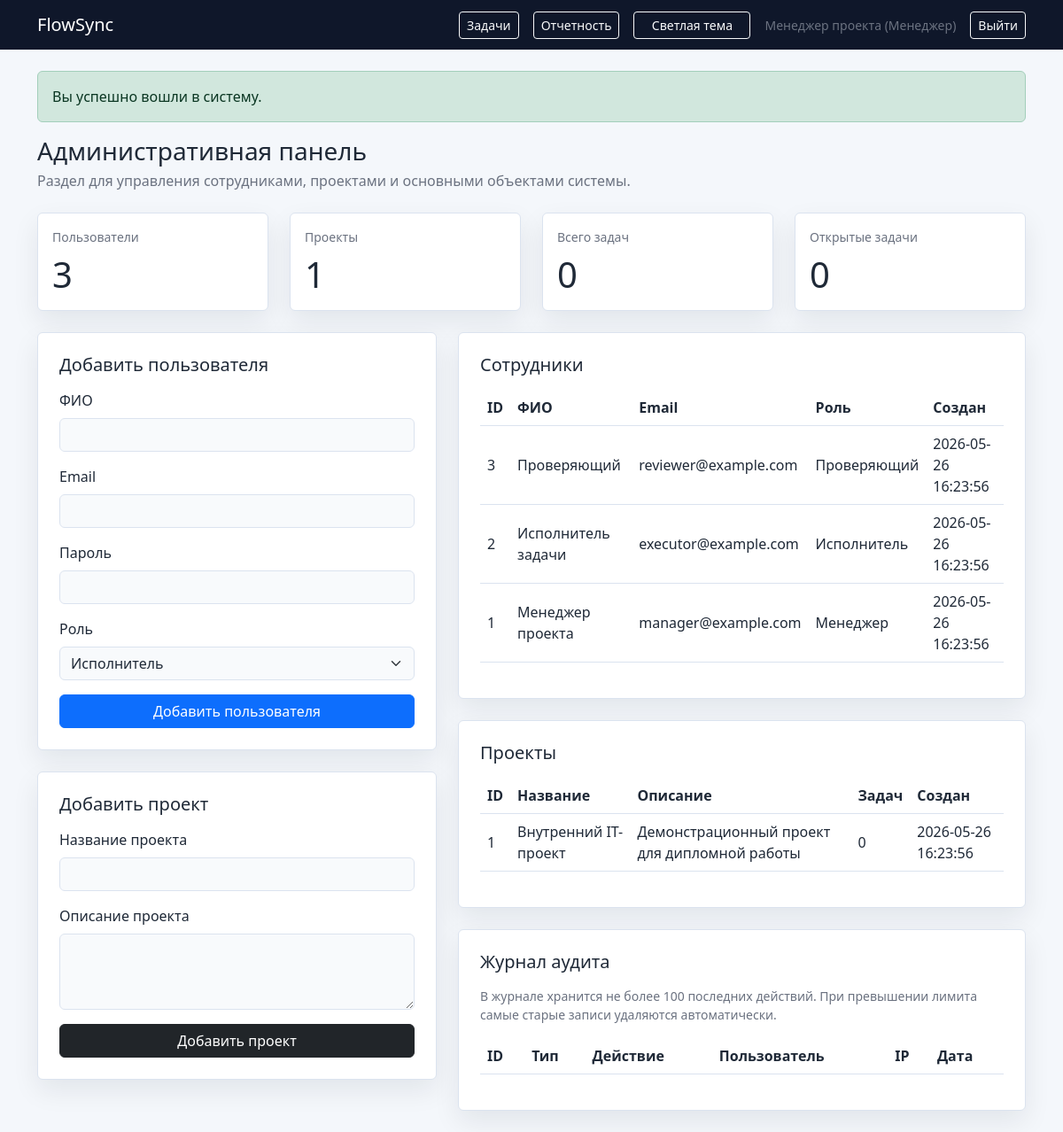
/htdocs/admin.php (signed in), run on the app's committed database.
### tables this page shows
CREATE TABLE IF NOT EXISTS users (
    id INT UNSIGNED AUTO_INCREMENT PRIMARY KEY,
    full_name VARCHAR(150) NOT NULL,
    email VARCHAR(150) NOT NULL UNIQUE,
    password_hash VARCHAR(255) NOT NULL,
    role ENUM('manager', 'executor', 'reviewer') NOT NULL,
    created_at TIMESTAMP DEFAULT CURRENT_TIMESTAMP
);

CREATE TABLE IF NOT EXISTS projects (
    id INT UNSIGNED AUTO_INCREMENT PRIMARY KEY,
    name VARCHAR(150) NOT NULL,
    description TEXT NULL,
    created_at TIMESTAMP DEFAULT CURRENT_TIMESTAMP
);

### includes/config.php (called while the page is built, shortened)
<?php
$config = [
    'local' => [
        'app_name' => 'FlowSync',
        'base_url' => 'http://localhost/diplom/htdocs',
        'db' => [
            'host' => '127.0.0.1',
            'port' => '3306',
            'dbname' => 'diplom_tasks',
            'username' => 'root',
            'password' => '',
            'charset' => 'utf8mb4',
        ],
    ],
    'production' => [
        'app_name' => 'FlowSync',
        'base_url' => 'https://artifex123insanis.cloudpub.ru',
        'db' => [
            'host' => 'localhost',
            'port' => '3306',
            'dbname' => 'cloudpub_db_name',
            'username' => 'cloudpub_db_user',
            'password' => 'cloudpub_db_password',
            'charset' => 'utf8mb4',
        ],
    ],
];
return $config[ENV_TYPE];

### includes/db.php (called while the page is built, shortened)
<?php
$appConfig = require __DIR__ . '/config.php';

### includes/auth.php (called while the page is built, shortened)
<?php
function getCurrentUser(): ?array
{
    return $_SESSION['user'] ?? null;
}
function getRoleLabel(string $role): string
{
    $labels = [
        'manager' => 'Менеджер',
        'executor' => 'Исполнитель',
        'reviewer' => 'Проверяющий',
    ];
    return $labels[$role] ?? $role;
}
function getFlashMessage(string $type): ?string
{
    $key = 'flash_' . $type;
    if (!isset($_SESSION[$key])) {
        return null;
    }
    $message = $_SESSION[$key];
    return $message;
}

### includes/admin.php (called while the page is built, shortened)
<?php
function getAdminStats(PDO $pdo): array
{
    return [
        'users_count' => (int) $pdo->query('SELECT COUNT(*) FROM users')->fetchColumn(),
        'projects_count' => (int) $pdo->query('SELECT COUNT(*) FROM projects')->fetchColumn(),
        'tasks_count' => (int) $pdo->query('SELECT COUNT(*) FROM tasks')->fetchColumn(),
        'open_tasks_count' => (int) $pdo->query("SELECT COUNT(*) FROM tasks WHERE status <> 'closed'")->fetchColumn(),
    ];
}
function getAllUsers(PDO $pdo): array
{
    return $pdo->query('SELECT id, full_name, email, role, created_at FROM users ORDER BY created_at DESC, id DESC')->fetchAll();
}
function getAllProjects(PDO $pdo): array
{
    $sql = '
        SELECT
            p.id,
            p.name,
            p.description,
            p.created_at,
            COUNT(t.id) AS tasks_count
        FROM projects p
        LEFT JOIN tasks t ON t.project_id = p.id
        GROUP BY p.id, p.name, p.description, p.created_at
        ORDER BY p.created_at DESC, p.id DESC
    ';
    return $pdo->query($sql)->fetchAll();
}

### htdocs/admin.php (the view, shortened to what this page needs)
<?php
require_once __DIR__ . '/../includes/auth.php';
require_once __DIR__ . '/../includes/tasks.php';
require_once __DIR__ . '/../includes/admin.php';
$currentUser = getCurrentUser();
$successMessage = getFlashMessage('success');
$userFormData = [
    'full_name' => '',
    'email' => '',
    'password' => '',
    'role' => 'executor',
];
$projectFormData = [
    'name' => '',
    'description' => '',
];
$stats = getAdminStats($pdo);
$users = getAllUsers($pdo);
$projects = getAllProjects($pdo);
?>
<!DOCTYPE html>
<html lang="ru">
<head>
    <link rel="stylesheet" href="https://cdn.jsdelivr.net/npm/bootstrap@5.3.3/dist/css/bootstrap.min.css">
    <link rel="stylesheet" href="../assets/app.css">
</head>
<body class="app-body">
    <nav class="navbar navbar-expand-lg navbar-dark app-navbar">
        <div class="container">
            <a href="dashboard.php" class="navbar-brand text-decoration-none"><?php echo htmlspecialchars($appConfig['app_name']); ?></a>
            <div class="ms-auto d-flex align-items-center gap-3">
                <a href="tasks.php" class="btn btn-outline-light btn-sm">Задачи</a>
                <a href="reports.php" class="btn btn-outline-light btn-sm">Отчетность</a>
                <button type="button" class="btn btn-outline-light btn-sm theme-toggle" data-theme-toggle>
                    <span data-theme-label class="theme-toggle-label">Светлая тема</span>
                </button>
                <span class="text-white-50 small">
                    <?php echo htmlspecialchars($currentUser['full_name']); ?>
                    (<?php echo htmlspecialchars(getRoleLabel($currentUser['role'])); ?>)
                </span>
                <a href="logout.php" class="btn btn-outline-light btn-sm">Выйти</a>
            </div>
        </div>
    </nav>
    <div class="container py-4">
        <?php if ($successMessage !== null): ?>
            <div class="alert alert-success"><?php echo htmlspecialchars($successMessage); ?></div>
        <?php endif; ?>
        <div class="mb-4">
            <h1 class="h3 mb-1">Административная панель</h1>
            <p class="text-muted mb-0">Раздел для управления сотрудниками, проектами и основными объектами системы.</p>
        </div>
        <div class="row g-4 mb-4">
            <div class="col-md-3"><div class="card border-0 h-100"><div class="card-body"><div class="text-muted small mb-2">Пользователи</div><div class="display-6"><?php echo $stats['users_count']; ?></div></div></div></div>
            <div class="col-md-3"><div class="card border-0 h-100"><div class="card-body"><div class="text-muted small mb-2">Проекты</div><div class="display-6"><?php echo $stats['projects_count']; ?></div></div></div></div>
            <div class="col-md-3"><div class="card border-0 h-100"><div class="card-body"><div class="text-muted small mb-2">Всего задач</div><div class="display-6"><?php echo $stats['tasks_count']; ?></div></div></div></div>
            <div class="col-md-3"><div class="card border-0 h-100"><div class="card-body"><div class="text-muted small mb-2">Открытые задачи</div><div class="display-6"><?php echo $stats['open_tasks_count']; ?></div></div></div></div>
        </div>
        <div class="row g-4">
            <div class="col-lg-5">
                <div class="card border-0 mb-4">
                    <div class="card-body p-4">
                        <h2 class="h5 mb-3">Добавить пользователя</h2>
                        <form method="post">
                            <div class="mb-3"><label for="full_name" class="form-label">ФИО</label><input type="text" class="form-control" id="full_name" name="full_name" value="<?php echo htmlspecialchars($userFormData['full_name']); ?>"></div>
                            <div class="mb-3"><label for="email" class="form-label">Email</label><input type="email" class="form-control" id="email" name="email" value="<?php echo htmlspecialchars($userFormData['email']); ?>"></div>
                            <div class="mb-3"><label for="password" class="form-label">Пароль</label><input type="text" class="form-control" id="password" name="password" value="<?php echo htmlspecialchars($userFormData['password']); ?>"></div>
                            <div class="mb-3">
                                <label for="role" class="form-label">Роль</label>
                                <select class="form-select" id="role" name="role">
                                    <option value="executor" <?php echo $userFormData['role'] === 'executor' ? 'selected' : ''; ?>>Исполнитель</option>
                                </select>
                            </div>
                            <button type="submit" class="btn btn-primary w-100">Добавить пользователя</button>
                        </form>
                    </div>
                </div>
                <div class="card border-0">
                    <div class="card-body p-4">
                        <h2 class="h5 mb-3">Добавить проект</h2>
                        <form method="post">
                            <div class="mb-3"><label for="name" class="form-label">Название проекта</label><input type="text" class="form-control" id="name" name="name" value="<?php echo htmlspecialchars($projectFormData['name']); ?>"></div>
                            <div class="mb-3"><label for="description" class="form-label">Описание проекта</label><textarea class="form-control" id="description" name="description" rows="3"><?php echo htmlspecialchars($projectFormData['description']); ?></textarea></div>
                            <button type="submit" class="btn btn-dark w-100">Добавить проект</button>
                        </form>
                    </div>
                </div>
            </div>
            <div class="col-lg-7">
                <div class="card border-0 mb-4">
                    <div class="card-body p-4">
                        <h2 class="h5 mb-3">Сотрудники</h2>
                        <div class="table-responsive">
                            <table class="table table-hover align-middle">
                                <thead><tr><th>ID</th><th>ФИО</th><th>Email</th><th>Роль</th><th>Создан</th></tr></thead>
                                <tbody>
                                    <?php foreach ($users as $user): ?>
                                        <tr>
                                            <td><?php echo (int) $user['id']; ?></td>
                                            <td><?php echo htmlspecialchars($user['full_name']); ?></td>
                                            <td><?php echo htmlspecialchars($user['email']); ?></td>
                                            <td><?php echo htmlspecialchars(getRoleLabel($user['role'])); ?></td>
                                            <td><?php echo htmlspecialchars($user['created_at']); ?></td>
                                        </tr>
                                    <?php endforeach; ?>
                                </tbody>
                            </table>
                        </div>
                    </div>
                </div>
                <div class="card border-0">
                    <div class="card-body p-4">
                        <h2 class="h5 mb-3">Проекты</h2>
                        <div class="table-responsive">
                            <table class="table table-hover align-middle">
                                <thead><tr><th>ID</th><th>Название</th><th>Описание</th><th>Задач</th><th>Создан</th></tr></thead>
                                <tbody>
                                    <?php foreach ($projects as $project): ?>
                                        <tr>
                                            <td><?php echo (int) $project['id']; ?></td>
                                            <td><?php echo htmlspecialchars($project['name']); ?></td>
                                            <td><?php echo htmlspecialchars($project['description'] ?? ''); ?></td>
                                            <td><?php echo (int) $project['tasks_count']; ?></td>
                                            <td><?php echo htmlspecialchars($project['created_at']); ?></td>
                                        </tr>
                                    <?php endforeach; ?>
                                </tbody>
                            </table>
                        </div>
                    </div>
                </div>
                <div class="card border-0 mt-4">
                    <div class="card-body p-4">
                        <h2 class="h5 mb-3">Журнал аудита</h2>
                        <p class="text-muted small">В журнале хранится не более 100 последних действий. При превышении лимита самые старые записи удаляются автоматически.</p>
                        <div class="table-responsive">
                            <table class="table table-hover align-middle">
                                <thead><tr><th>ID</th><th>Тип</th><th>Действие</th><th>Пользователь</th><th>IP</th><th>Дата</th></tr></thead>
                            </table>
                        </div>
                    </div>
                </div>
            </div>
        </div>
    </div>
</body>
</html>

### assets/app.css (style rules this page uses)
:root { color-scheme: light; --app-bg: #f4f7fb; --app-surface: #ffffff; --app-surface-muted: #f8fafc; --app-border: #dbe3ef; --app-text: #1f2937; --app-text-muted: #6b7280; --app-navbar: #0f172a; --app-shadow: 0 12px 30px rgba(15, 23, 42, 0.08); }
html, body { min-height: 100%; }
body.app-body { background-color: var(--app-bg) !important; color: var(--app-text); transition: background-color 0.2s ease, color 0.2s ease; }
.app-navbar { background-color: var(--app-navbar) !important; }
.card, .app-surface { background-color: var(--app-surface) !important; color: var(--app-text); border: 1px solid var(--app-border) !important; box-shadow: var(--app-shadow) !important; }
.text-muted, .small.text-muted, .form-text, .text-white-50 { color: var(--app-text-muted) !important; }
.form-control, .form-select, .table, .table > :not(caption) > * > * { color: var(--app-text); }
.form-control, .form-select { background-color: var(--app-surface-muted); border-color: var(--app-border); }
.table { --bs-table-bg: transparent; --bs-table-color: var(--app-text); --bs-table-border-color: var(--app-border); --bs-table-striped-bg: rgba(148, 163, 184, 0.08); --bs-table-hover-bg: rgba(59, 130, 246, 0.08); }
.theme-toggle { min-width: 132px; }
.theme-toggle-label { display: inline-block; min-width: 74px; text-align: left; }

### data on the page
users: full_name "Менеджер проекта", role "Менеджер", id "1", email "manager@example.com", created_at "2026-05-26 16:23:56"
projects: id "1", name "Внутренний IT-проект", description "Демонстрационный проект для дипломной работы", tasks_count "0", created_at "2026-05-26 16:23:56"
users: id "3", full_name "Проверяющий", email "reviewer@example.com", role "Проверяющий", created_at "2026-05-26 16:23:56"
users: id "2", full_name "Исполнитель задачи", email "executor@example.com", role "Исполнитель", created_at "2026-05-26 16:23:56"

### other printed values
$appConfig['app_name'] "FlowSync"
$successMessage "Вы успешно вошли в систему."
$stats['users_count'] "3"
$stats['tasks_count'] "0"
$stats['open_tasks_count'] "0"
